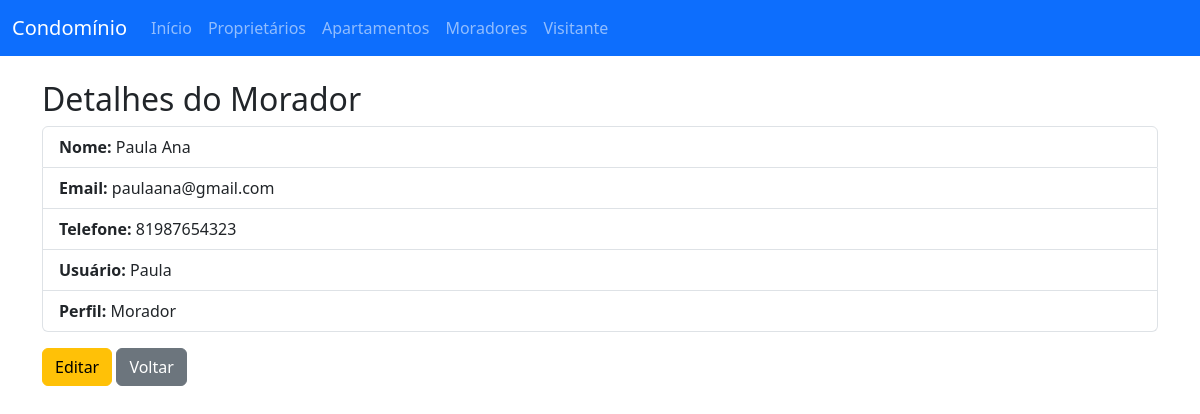
The page /moradores/morador/9/ on the database its author committed.
### usuarios/models.py (models this page shows, shortened)
class Usuario(AbstractUser):
    PERFIS = (
        ('sindico', 'Síndico'),
        ('porteiro', 'Porteiro'),
        ('morador', 'Morador'),
        ('proprietario', 'Proprietário'),
    )
    perfil = models.CharField(max_length=20, choices=PERFIS)

### moradores/models.py (models this page shows, shortened)
class Morador(Usuario):
    apartamento = models.ForeignKey(Apartamento, on_delete=models.PROTECT, related_name="morador_apartamento")
    telefone = models.CharField(max_length=20)
    data_nascimento = models.DateField(blank=True, null=True)
    data_criacao = models.DateTimeField(auto_now_add=True)
    data_atualizacao = models.DateTimeField(auto_now=True)
    data_saida = models.DateField(blank=True, null=True)  # <- Campo adicionado
    class Meta:
        verbose_name = "Morador"
        verbose_name_plural = "Moradores"

### moradores/views.py (the view)
# urls.py: path('morador/<int:pk>/', MoradorDetailView.as_view(), name='morador_detail'),
class MoradorDetailView(DetailView):
    model = Morador
    template_name = "moradores/morador_detail.html"
    context_object_name = "morador"

### moradores/templates/moradores/morador_detail.html (shortened to what this page needs)
{% extends 'moradores/base.html' %}
{% block content %}
<h2>Detalhes do Morador</h2>
<ul class="list-group mb-3">
    <li class="list-group-item"><strong>Nome:</strong> {{ morador.first_name }} {{ morador.last_name }}</li>
    <li class="list-group-item"><strong>Email:</strong> {{ morador.email }}</li>
    <li class="list-group-item"><strong>Telefone:</strong> {{ morador.telefone }}</li>
    <li class="list-group-item"><strong>Usuário:</strong> {{ morador.username }}</li>
    <li class="list-group-item"><strong>Perfil:</strong> {{ morador.get_perfil_display }}</li>
</ul>
<a href="{% url 'morador_update' morador.pk %}" class="btn btn-warning">Editar</a>
<a href="{% url 'morador_list' %}" class="btn btn-secondary">Voltar</a>
{% endblock %}

### rows shown on the page
Usuario: first_name "Paula", last_name "Ana", email "paulaana@gmail.com", username "Paula"
Morador: telefone "81987654323", perfil "Morador"
